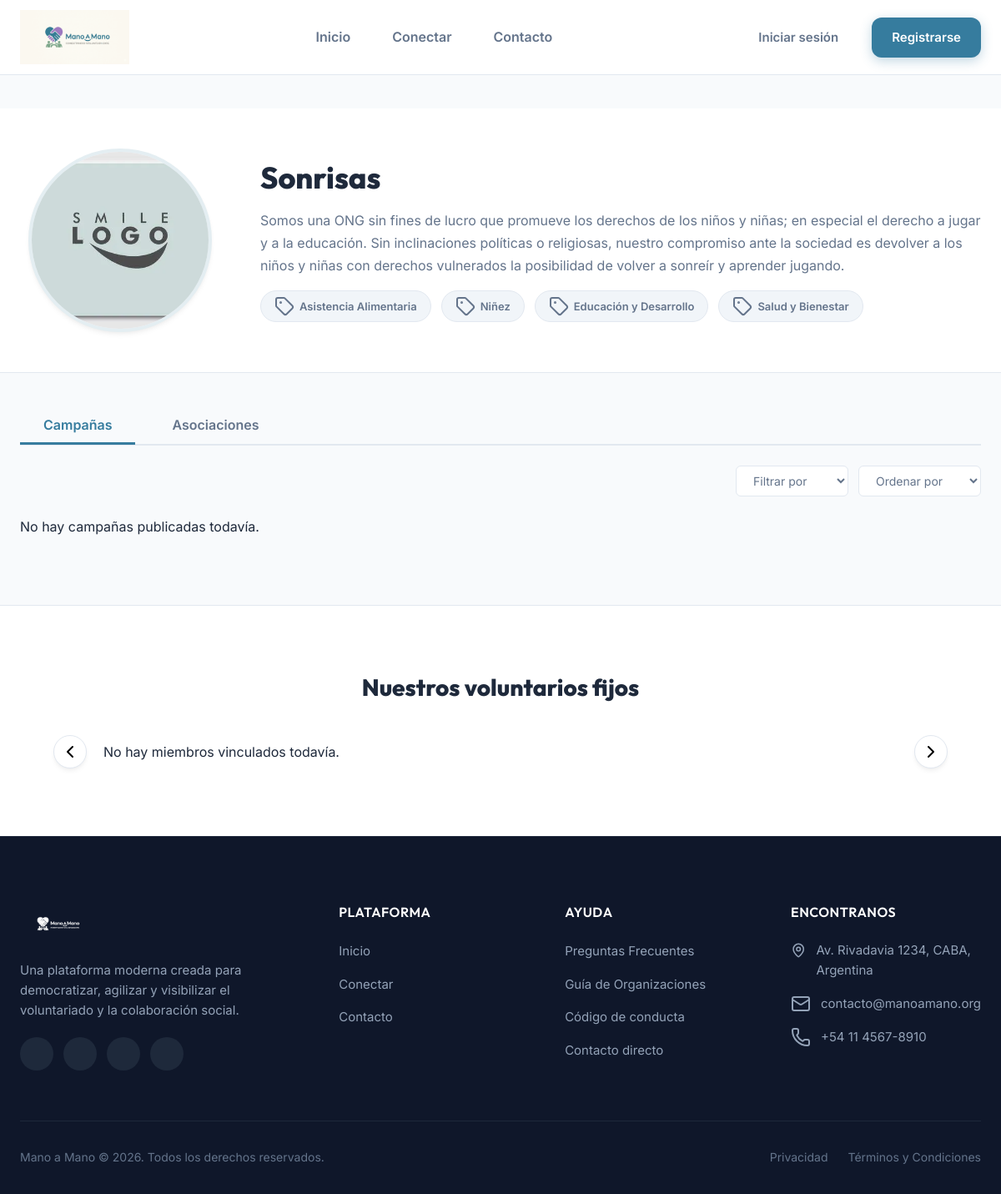
The app's page /public/perfil/organizacion?id=10 with its own data.
### tables this page shows
CREATE TABLE `usuarios` (
  `id` int(11) NOT NULL,
  `nombre` varchar(50) NOT NULL,
  `email` varchar(50) NOT NULL,
  `clave` varchar(255) NOT NULL,
  `descripcion` text DEFAULT NULL,
  `telefono` varchar(15) NOT NULL,
  `ubicacion` varchar(60) DEFAULT NULL,
  `img_perfil` varchar(100) DEFAULT NULL
);

### app/core/Controlador.php (called while the page is built, shortened)
<?php
class Controlador {
    protected function cargarModelo (string $modelo) : mixed{
        return new $modelo;
    }
    protected function cargarVista(string $rutaVista, array $datos = [], ?string $titulo = "Mano a Mano") : void {
        require "../app/views/layout.php";
    }
}
?>

### app/controllers/perfilCtrl.php (called while the page is built, shortened)
<?php
class perfilCtrl extends Controlador {
    public function mostrarOrganizacionPublico() : void {
        $id = filter_input(INPUT_GET, 'id', FILTER_VALIDATE_INT);
        $modeloUsuario = $this->cargarModelo('Organizacion');
        $usuario = $modeloUsuario->obtenerOrganizacionPorID($id);
        $modeloOrg = $this->cargarModelo('Organizacion');
        $causas = $modeloOrg->obtenerCausasOrganizacion($id);
        $causas_organizacion = array_map(function($item) {
            return $item['causa'];
        }, $causas);
        $campanias = [];
        $campaniasDetails = [];
        $miembros = $modeloOrg->obtenerMiembrosOrganizacion($id);
        $datos = [
            'usuario' => $usuario,
            'causas_organizacion' => $causas_organizacion,
            'campanias' => $campanias,
            'campaniasDetails' => $campaniasDetails,
            'miembros' => $miembros,
            'cssPropio' => 'perfil_organizacion_vista.css',
            'jsPropio' => 'perfil_organizacion_vista.js'
        ];
        $this->cargarVista('perfil_organizacion_vista', $datos, 'Perfil de ' . htmlspecialchars($usuario['nombre']) . ' - Mano a Mano');
    }
}
?>

### app/core/App.php (called while the page is built, shortened)
<?php
class App {
    protected $metodo = 'index';
    protected $params = [];
    public function __construct() {
        $urlPartes = $this->parseUrl();
        require_once '../app/rutas.php';
        if (isset($urlPartes[0])) {
            $ruta = $urlPartes[0];
        }
        if (isset($urlPartes[1])) {
            $ruta = $urlPartes[0] . '/' . $urlPartes[1];
        }
        if (isset($rutas[$ruta])) {
            $this->metodo = $rutas[$ruta]['metodo'];
            $this->params = array_slice($urlPartes, 2);
        } else {
            echo "404 - Ruta no encontrada";
            return;
        }
        $this->controlador = new $this->controlador;
        call_user_func_array([$this->controlador, $this->metodo], $this->params);
    }
    private function parseUrl() : array {
        if (isset($_GET['url'])) {
            return explode('/', filter_var(rtrim($_GET['url'], '/'), FILTER_SANITIZE_URL));
        }
        return [''];
    }
}
?>

### public/index.php (called while the page is built, shortened)
<?php
    require_once "../app/core/BaseDatos.php";
    require_once "../app/core/Controlador.php";
    require_once "../app/core/App.php";
    $app = new App();
?>

### app/core/BaseDatos.php (called while the page is built, shortened)
<?php
class BaseDatos {
    private $host = BD_HOST;
    private $usuario = BD_USUARIO;
    private $clave = BD_CLAVE;
    private $nombre = BD_NOMBRE;
    private $puerto = BD_PUERTO;
    private $dbh;
    private $stmt;
    public function __construct() {
        $dsn = 'mysql:host=' . $this->host . ';dbname=' . $this->nombre . ';port=' . $this->puerto;
        $options = [
            PDO::ATTR_PERSISTENT => true,
            PDO::ATTR_ERRMODE => PDO::ERRMODE_EXCEPTION
        ];
        try {
            $this->dbh = new PDO($dsn, $this->usuario, $this->clave, $options);
        } catch (PDOException $e) {
            $this->error = $e->getMessage();
            echo $this->error;
        }
    }
    public function consulta (string $sql) :void {
        $this->stmt = $this->dbh->prepare($sql);
    }
    public function asignar(string|int $param, mixed $valor) :void {
        if(is_null($valor)) {
            $this->stmt->bindValue($param, null, PDO::PARAM_NULL);
        }else{
            switch(gettype($valor)){
                case 'integer':
                    $this->stmt->bindValue($param, $valor, PDO::PARAM_INT);
                    break;
            }
        }
    }
    public function ejecutar() :bool {
        return $this->stmt->execute();
    }
    public function resultados() :array {
        $this->ejecutar();
        return $this->stmt->fetchAll(PDO::FETCH_ASSOC);
    }
    public function resultado() :mixed {
        $this->ejecutar();
        return $this->stmt->fetch(PDO::FETCH_ASSOC);
    }
}
?>

### app/models/Organizacion.php (called while the page is built, shortened)
<?php
include_once "../app/models/Usuario.php";
class Organizacion extends Usuario {
    public function obtenerOrganizacionPorID( int $idUsuario ) :array {
        $consulta = "SELECT u.id as 'id', u.nombre as 'nombre', u.email, u.descripcion, u.telefono, u.ubicacion, u.img_perfil
                        FROM usuarios u JOIN organizaciones o ON u.id = o.usuario_id
                        WHERE o.usuario_id = :id";
        $this->bd->consulta($consulta);
        $this->bd->asignar(":id", $idUsuario);
        $this->bd->ejecutar();
        return $this->bd->resultado();
    }
    public function obtenerIDOrganizacion ( int $idUsuario ) :array {
        $consulta = "SELECT o.id
                        FROM organizaciones o JOIN usuarios u ON u.id = o.usuario_id
                        WHERE u.id = :id_usuario";
        $this->bd->consulta($consulta);
        $this->bd->asignar(":id_usuario", $idUsuario);
        $this->bd->ejecutar();
        return $this->bd->resultado();
    }
    public function obtenerCausasOrganizacion(int $idUsuario) :array {
        $consulta = "SELECT c.causa
                        FROM organizaciones_causas oc
                        JOIN causas c ON c.id = oc.causa_id
                        JOIN organizaciones o ON o.id = oc.organizacion_id
                        WHERE o.usuario_id = :id_usuario;";
        $this->bd->consulta($consulta);
        $this->bd->asignar(":id_usuario", $idUsuario);
        $this->bd->ejecutar();
        return $this->bd->resultados();
    }
    public function obtenerMiembrosOrganizacion(int $idOrgUsuario) :array {
        $idOrgArr = $this->obtenerIDOrganizacion($idOrgUsuario);
        $consulta = "SELECT u.id as usuario_id, u.nombre, u.img_perfil
                        FROM voluntarios_fijos vf
                        JOIN voluntarios v ON vf.voluntario_id = v.id
                        JOIN usuarios u ON v.usuario_id = u.id
                        WHERE vf.organizacion_id = :id_org AND vf.activo = true;";
        $this->bd->consulta($consulta);
        $this->bd->asignar(":id_org", (int)$idOrgArr['id']);
        $this->bd->ejecutar();
        return $this->bd->resultados();
    }
}
?>

### app/models/Usuario.php (called while the page is built, shortened)
<?php
class Usuario {
    public function __construct() {
        $this->bd = new BaseDatos();
    }
}
?>

### app/views/perfil_organizacion_vista.php (the view, shortened to what this page needs)
<main class="profile-view-container">
  <section class="profile-header-sec">
    <div class="container profile-header-grid">
      <div class="profile-avatar-wrapper">
        <div class="profile-avatar-circle">
          <?php if (!empty($usuario['img_perfil'])): ?>
            <img src="<?= BASE_URL . htmlspecialchars($usuario['img_perfil']) ?>" alt="Avatar organización" style="width: 100%; height: 100%; object-fit: cover; border-radius: 50%;">
          <?php else: ?>
            <i data-lucide="image" class="avatar-placeholder-icon"></i>
          <?php endif; ?>
        </div>
      </div>
      <div class="profile-info-content">
        <h1 class="profile-name"><?= htmlspecialchars($usuario['nombre'] ?? '') ?></h1>
        <p class="profile-desc-text">
          <?= htmlspecialchars($usuario['descripcion'] ?? 'Sin biografía cargada...') ?>
        </p>
        <div class="profile-tags-wrapper">
          <?php if (!empty($causas_organizacion)): ?>
            <?php foreach ($causas_organizacion as $causa): ?>
              <span class="tag-badge"><i data-lucide="tag"></i> <?= htmlspecialchars($causa) ?></span>
            <?php endforeach; ?>
          <?php endif; ?>
        </div>
      </div>
    </div>
  </section>
  <section class="profile-tabs-sec">
    <div class="container">
      <div class="tabs-nav-bar">
        <button class="profile-tab-btn active" id="tab-btn-campanas" aria-controls="pane-campanas" aria-selected="true">
          Campañas
        </button>
        <button class="profile-tab-btn" id="tab-btn-asociaciones" aria-controls="pane-asociaciones" aria-selected="false">
          Asociaciones
        </button>
      </div>
      <div class="tabs-filters-bar">
        <div class="filter-group">
          <select class="filter-select" aria-label="Filtrar por">
            <option value="">Filtrar por</option>
          </select>
          <select class="filter-select" aria-label="Ordenar por">
            <option value="">Ordenar por</option>
          </select>
        </div>
      </div>
      <div class="dynamic-panes-wrapper">
        <div class="profile-pane active" id="pane-campanas" role="tabpanel">
          <div class="alternating-grid">
            <?php if (empty($campanias)): ?>
              <div class="volunteer-empty-state">No hay campañas publicadas todavía.</div>
            <?php endif; ?>
          </div>
        </div>
      </div>
    </div>
  </section>
  <section class="volunteers-carousel-sec">
    <div class="container">
      <h2 class="carousel-sec-title">Nuestros voluntarios fijos</h2>
      <div class="carousel-container-outer">
        <button class="carousel-nav-btn prev-btn" id="vol-carousel-prev" aria-label="Deslizar izquierda">
          <i data-lucide="chevron-left"></i>
        </button>
        <div class="carousel-track-viewport" id="vol-carousel-track">
          <?php if (empty($miembros)): ?>
            <div class="volunteer-empty-state">No hay miembros vinculados todavía.</div>
          <?php endif; ?>
        </div>
        <button class="carousel-nav-btn next-btn" id="vol-carousel-next" aria-label="Deslizar derecha">
          <i data-lucide="chevron-right"></i>
        </button>
      </div>
    </div>
  </section>
</main>

### public/css/perfil_organizacion_vista.css (style rules this page uses)
.volunteers-carousel-sec { padding: 80px 0; background-color: var(--color-surface); border-top: 1px solid var(--color-border); }
.carousel-sec-title { font-size: 28px; font-weight: 800; text-align: center; margin-bottom: 40px; }
.carousel-container-outer { position: relative; display: flex; align-items: center; max-width: 960px; margin: 0 auto; }
.carousel-track-viewport { display: flex; gap: 24px; overflow-x: auto; scroll-snap-type: x mandatory; padding: 8px 4px; scroll-behavior: smooth; width: 100%; -webkit-overflow-scrolling: touch; }
.carousel-nav-btn { position: absolute; width: 40px; height: 40px; border-radius: 50%; background-color: var(--color-surface); border: 1px solid var(--color-border); display: flex; align-items: center; justify-content: center; box-shadow: var(--shadow-md); cursor: pointer; z-index: 10; transition: all var(--transition-fast); }
.prev-btn { left: -56px; }
.next-btn { right: -56px; }

### records on screen
usuarios: img_perfil (picture), nombre "Sonrisas", descripcion "Somos una ONG sin fines de lucro que promueve los derechos de los niños y niñas; en especial el derecho a jugar y a la educación. Sin inclinaciones políticas o religiosas, nuestro compromiso ante la sociedad es devolver a los niños y niñas con derechos vulnerados la posibilidad de volver a sonreír y aprender jugando."

### other values on screen
$causa "Asistencia Alimentaria"
$causa "Niñez"
$causa "Educación y Desarrollo"
$causa "Salud y Bienestar"
